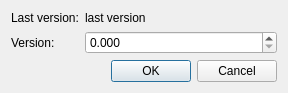
<?xml version="1.0" encoding="UTF-8"?>
<ui version="4.0">
 <class>mdtClLinkVersionDialog</class>
 <widget class="QDialog" name="mdtClLinkVersionDialog">
  <property name="geometry">
   <rect>
    <x>0</x>
    <y>0</y>
    <width>288</width>
    <height>79</height>
   </rect>
  </property>
  <property name="windowTitle">
   <string>Link version edition</string>
  </property>
  <layout class="QFormLayout" name="formLayout">
   <item row="0" column="0">
    <widget class="QLabel" name="lbLastVersionLabel">
     <property name="text">
      <string>Last version:</string>
     </property>
    </widget>
   </item>
   <item row="0" column="1">
    <widget class="QLabel" name="lbLastVersion">
     <property name="text">
      <string>last version</string>
     </property>
    </widget>
   </item>
   <item row="1" column="0">
    <widget class="QLabel" name="lbVersion">
     <property name="text">
      <string>Version:</string>
     </property>
    </widget>
   </item>
   <item row="1" column="1">
    <widget class="QDoubleSpinBox" name="sbVersion">
     <property name="decimals">
      <number>3</number>
     </property>
     <property name="minimum">
      <double>0.000000000000000</double>
     </property>
     <property name="maximum">
      <double>999.999000000000024</double>
     </property>
     <property name="singleStep">
      <double>0.100000000000000</double>
     </property>
     <property name="value">
      <double>0.000000000000000</double>
     </property>
    </widget>
   </item>
   <item row="2" column="0" colspan="2">
    <widget class="QDialogButtonBox" name="buttonBox">
     <property name="orientation">
      <enum>Qt::Horizontal</enum>
     </property>
     <property name="standardButtons">
      <set>QDialogButtonBox::Cancel|QDialogButtonBox::Ok</set>
     </property>
    </widget>
   </item>
  </layout>
 </widget>
 <resources/>
 <connections>
  <connection>
   <sender>buttonBox</sender>
   <signal>accepted()</signal>
   <receiver>mdtClLinkVersionDialog</receiver>
   <slot>accept()</slot>
   <hints>
    <hint type="sourcelabel">
     <x>248</x>
     <y>254</y>
    </hint>
    <hint type="destinationlabel">
     <x>157</x>
     <y>274</y>
    </hint>
   </hints>
  </connection>
  <connection>
   <sender>buttonBox</sender>
   <signal>rejected()</signal>
   <receiver>mdtClLinkVersionDialog</receiver>
   <slot>reject()</slot>
   <hints>
    <hint type="sourcelabel">
     <x>316</x>
     <y>260</y>
    </hint>
    <hint type="destinationlabel">
     <x>286</x>
     <y>274</y>
    </hint>
   </hints>
  </connection>
 </connections>
</ui>
